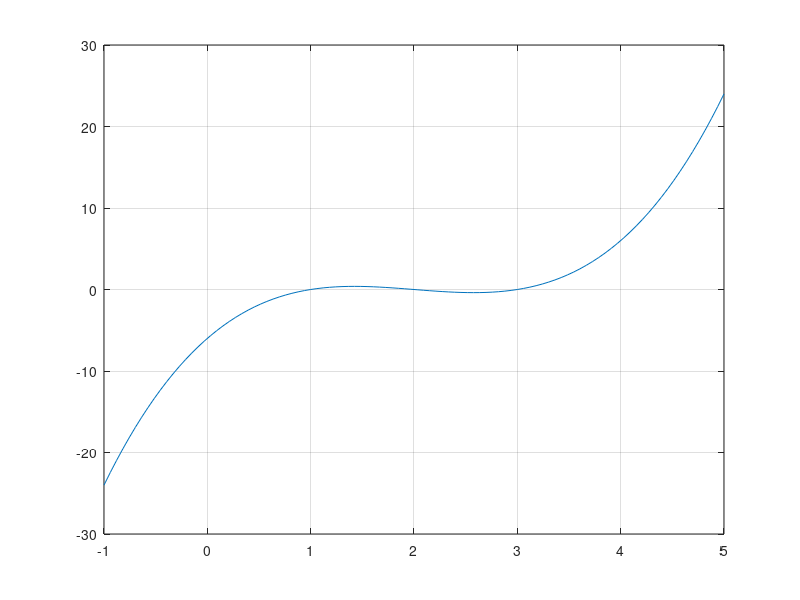

The MATLAB script that drew this image: (Note: this script raises an error after producing the figure.)
clear;
clc;

format long;
x=linspace(-1,5);
%Definisco le funzioni
p=@(x) x.^3 - 6*x.^2 + 11*x - 6;
coeff=[1 -6 11 -6]; %coefficienti del primo polinomio
% Grafico
plot(x, polyval(coeff,x))
grid on;
%Radici con Roots
roots(coeff) %trovo le radici utilizzando i coefficienti del primo polinmio
r1 = fzero(p, 3.1); %radice 1
g=@(x) (x.^3-6*x.^2+11*x-6)./(x-r1);
r2 = fzero(g, 3.1); %radice 2
h=@(x) (x.^3-6*x.^2+11*x-6)./((x-r2).*(x-r1));
r3 = fzero(h, 3.1); %radice 3
% calcolare le radici del polinomio:
%t(x) = (x-1).^2

y = linspace(-1,1);
t=@(y) y.^2+12.*y;
roots([1 -2 2]);
l1=fzero(t,0);


%calcolare le radici del polinomio x^4-7x^3+15x^2-13x+4 = ((x-1)^3)*(x-4)
ptilde = @(x) x.^4 - 7.*(x.^3) + 15.*(x.^2) - 13.*x + 4;
coeffptilde = [1 -7 15 -13 4];
roots(coeffptilde)
ptilde(4);
radice1 = fzero(ptilde, 1.2)
a=@(x) (x.^4 - 7.*(x.^3) + 15.*(x.^2) - 13.*x + 4)./(x-radice1);
radice2 = fzero(a, 1.2)
b= @(x) ((x.^4 - 7.*(x.^3) + 15.*(x.^2) - 13.*x + 4)./(x-radice1))./(x-radice2)
radice3 = fzero(b,1.2)

